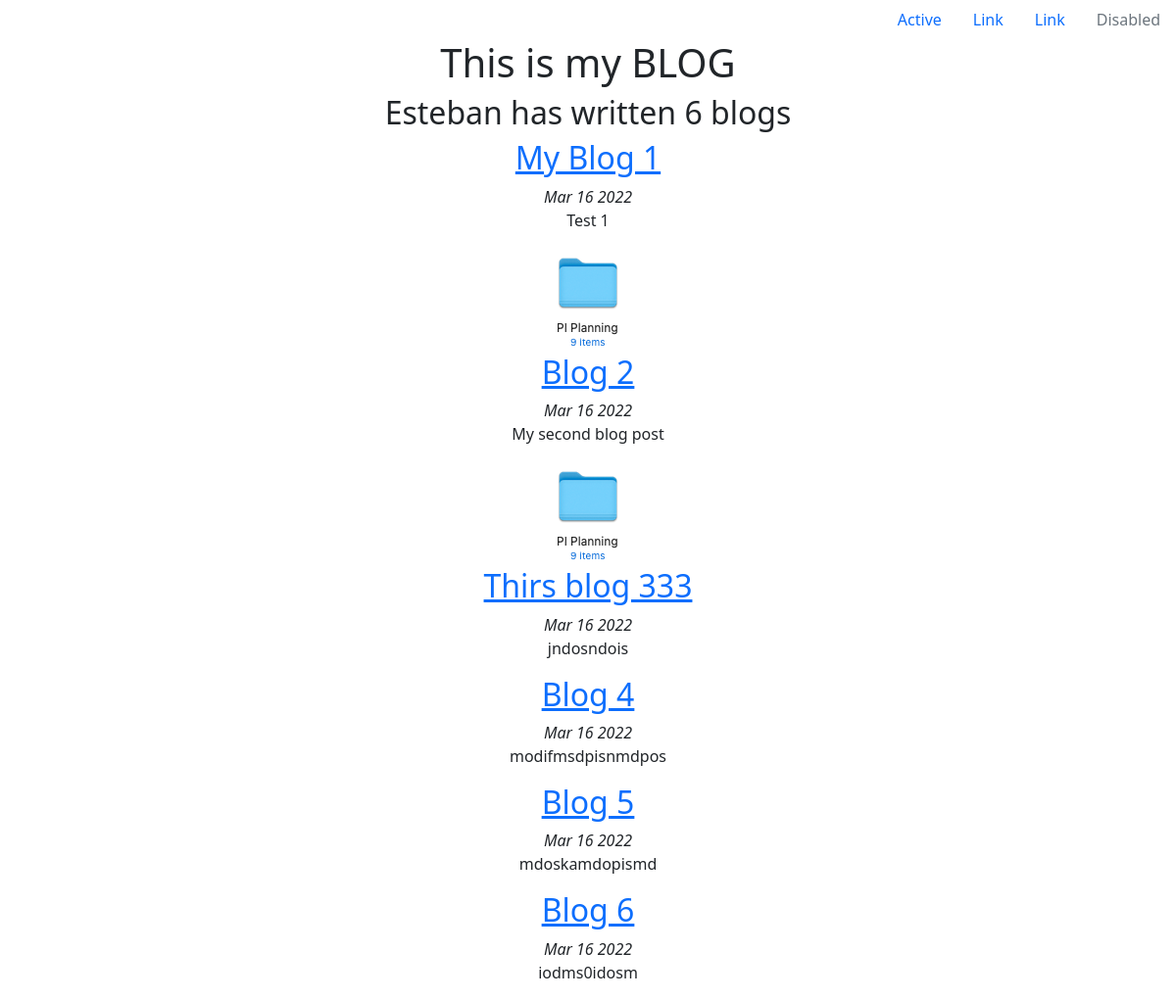
/blog/, run on an earlier commit of the app's database.
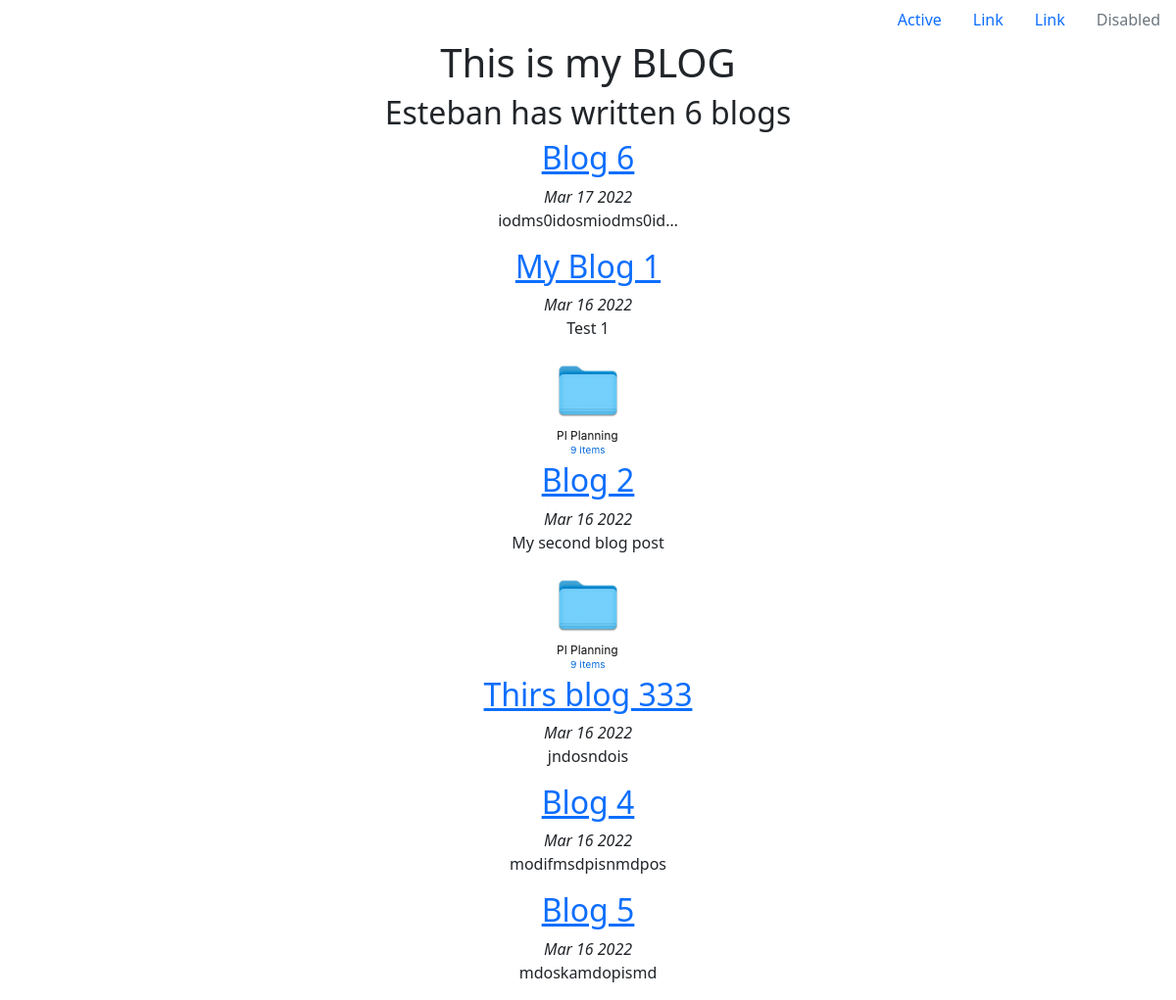
And on a later commit of the database.
### blog/models.py (models this page shows, shortened)
class Blog(models.Model):
    title = models.CharField(max_length=100)
    description = models.CharField(max_length=250)
    image = models.ImageField(upload_to='blog/images/', blank=True)
    pub_date = models.DateField(auto_now=True)

### blog/views.py (the view)
# urls.py: path('', views.all_blogs, name='all_blogs'),
def all_blogs(request):
    blogs = Blog.objects.order_by('-pub_date')
    return render(request, 'blog/all_blogs.html', {'blogs': blogs})

### blog/templates/blog/all_blogs.html
{% extends 'portfolio/base.html' %}
{% block content %}
<div class="container text-center">
    <h1>This is my BLOG</h1>
    <h2>Esteban has written {{ blogs.count }} blog{{ blogs.count|pluralize }}</h2>
    {% for blog in blogs %}
        <a href="{% url 'blog:detail' blog.id %}"><h2>{{ blog.title }}</h2></a>
        <em>{{ blog.pub_date|date:'M d Y' }}</em>
        <p>{{ blog.description|striptags|truncatechars:20 }}</p>
        {% if blog.image %}
            <img src="{{ blog.image.url}}">
        {% endif %}
    {% endfor %}
</div>
{% endblock %}

What changed in the data, as far as the page shows it:
changed Blog "Blog 6": pub_date "Mar 16 2022" → "Mar 17 2022"; description "iodms0idosm" → "iodms0idosmiodms0id…"; moves up the list
